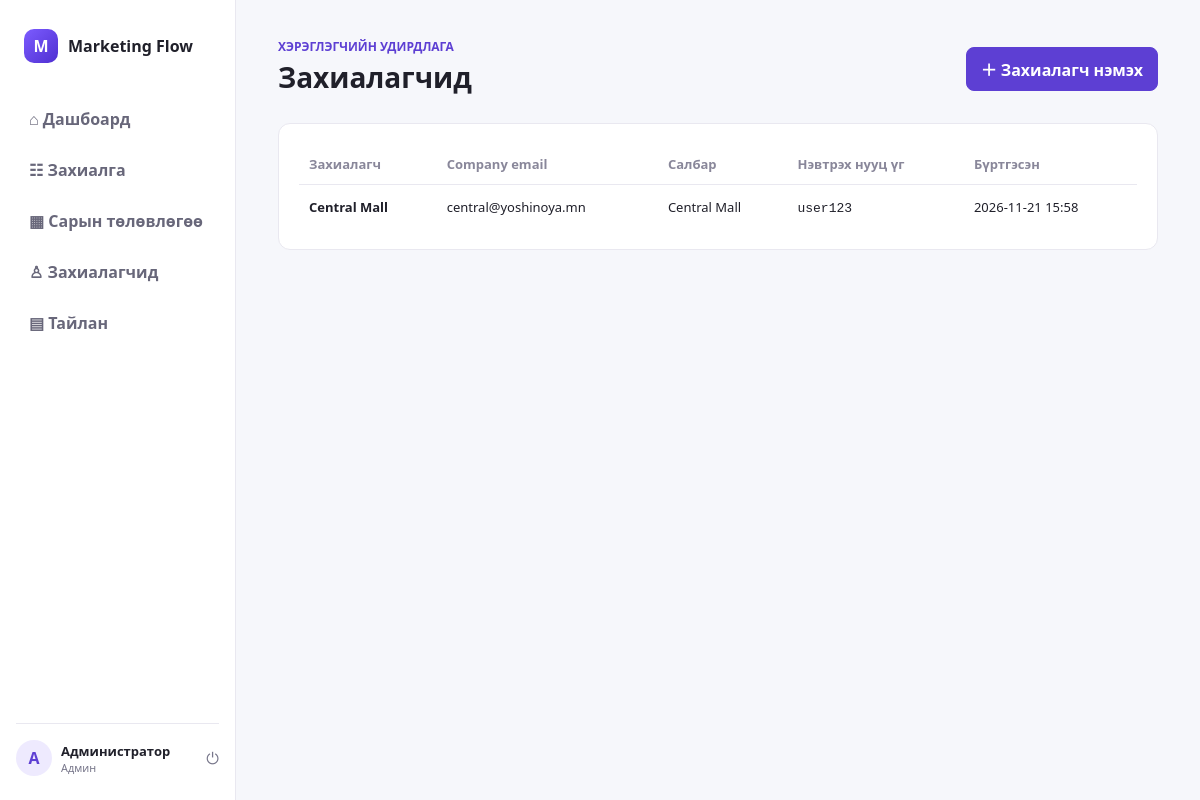
The page /customers (signed in) on the database its author committed.
### tables this page shows
CREATE TABLE users (
            id INTEGER PRIMARY KEY AUTOINCREMENT,
            name TEXT NOT NULL,
            email TEXT UNIQUE NOT NULL,
            password TEXT NOT NULL,
            role TEXT NOT NULL DEFAULT 'user',
            branch TEXT,
            active INTEGER NOT NULL DEFAULT 1,
            created_at TEXT NOT NULL
        );

### app.py (the view)
        def wrapped(*args, **kwargs):
            if "user_id" not in session:
                return redirect(url_for("login"))
            if role and session.get("role") != role:
                return redirect(url_for("dashboard"))
            return fn(*args, **kwargs)

### app.py (called while the page is built, shortened)
def get_db():
    conn = sqlite3.connect(DB_PATH)
    conn.row_factory = sqlite3.Row
    return conn

@app.context_processor
def inject_globals():
    return {"work_types": WORK_TYPES, "statuses": STATUSES}

def login_required(role=None):
    def decorator(fn):
        def wrapped(*args, **kwargs):
            if "user_id" not in session:
                return redirect(url_for("login"))
            if role and session.get("role") != role:
                return redirect(url_for("dashboard"))
            return fn(*args, **kwargs)
        wrapped.__name__ = fn.__name__
        return wrapped
    return decorator

@app.route("/customers", methods=["GET", "POST"])
@login_required(role="admin")
def customers():
    conn = get_db()
    users = conn.execute("SELECT * FROM users WHERE role='user' ORDER BY created_at DESC").fetchall()
    conn.close()
    return render_template("customers.html", users=users)

### templates/customers.html (shortened to what this page needs)
{% extends "base.html" %}
{% block content %}
<div class="page">
  <div class="page-head"><div><p class="eyebrow">Хэрэглэгчийн удирдлага</p><h1>Захиалагчид</h1></div><button class="btn primary" onclick="document.getElementById('customerModal').showModal()">＋ Захиалагч нэмэх</button></div>
  <section class="panel"><div class="table-wrap"><table><thead><tr><th>Захиалагч</th><th>Company email</th><th>Салбар</th><th>Нэвтрэх нууц үг</th><th>Бүртгэсэн</th></tr></thead><tbody>
  {% for u in users %}<tr><td><strong>{{ u.name }}</strong></td><td>{{ u.email }}</td><td>{{ u.branch or '-' }}</td><td><code>user123</code></td><td>{{ u.created_at }}</td></tr>{% else %}<tr><td colspan="5" class="empty">Захиалагч алга</td></tr>{% endfor %}
  </tbody></table></div></section>
</div>
{% endblock %}

### static/style.css (style rules this page uses)
:root { --purple:#5d3fd3;--ink:#20202a;--muted:#77768a;--line:#e9e8f0;--bg:#f6f7fb }
* { box-sizing:border-box }
body { margin:0;font-family:Segoe UI,Arial,sans-serif;color:var(--ink);background:var(--bg) }
button,input,select,textarea { font:inherit }
.page { max-width:1500px;margin:auto;padding:38px 42px }
.page-head { display:flex;align-items:center;justify-content:space-between;margin-bottom:24px }
.page-head h1 { margin:3px 0;font-size:28px }
.eyebrow { margin:0;color:var(--purple);font-size:12px;font-weight:800;text-transform:uppercase }
.panel { background:#fff;border:1px solid var(--line);border-radius:12px;padding:20px;margin-bottom:18px }
.table-wrap { overflow-x:auto }
table { width:100%;border-collapse:collapse;font-size:13px }
th { text-align:left;color:#89879a;font-weight:700;border-bottom:1px solid var(--line);padding:11px 10px }
td { border-bottom:1px solid #f0eff5;padding:13px 10px;vertical-align:middle }
tbody tr:last-child td { border-bottom:0 }
.btn { border:1px solid var(--line);background:#fff;color:var(--ink);border-radius:8px;padding:9px 14px;text-decoration:none;cursor:pointer;font-weight:700 }
.btn.primary { background:var(--purple);color:#fff;border-color:var(--purple) }

### rows shown on the page
users: name "Central Mall", email "central@yoshinoya.mn", branch "Central Mall", created_at "2026-11-21 15:58"

### other values the page prints
{{ session.name[0]|upper }} "А"
{{ session.name }} "Администратор"
{{ 'Админ' if session.role == 'admin' else 'Захиалагч' }} "Админ"
